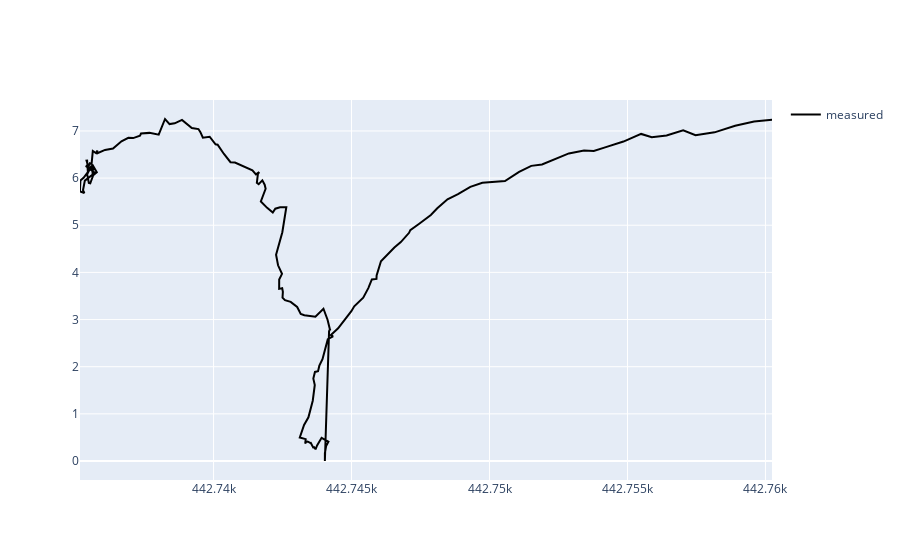

Notebook source saved alongside this figure:
### Code cell
# plot x vs velocity

fig = go.Figure()

fig.add_trace(
    go.Scatter(
        x=veh_df.utm_x,
        y=veh_df.f32_velocityInDir_mps,
        mode="lines",
        opacity=1,
        line_color="black",
        name="measured",
        showlegend=True,
    )
)

### Figure 1 — Plotly figure (JSON) as saved in the notebook; plotly's stock layout.template omitted (floating-point values rounded to 4 significant figures; data arrays with more than 128 entries replaced by an {"elided": "..."} marker saying what was removed)
{"data": [{"line": {"color": "black"}, "mode": "lines", "name": "measured", "opacity": 1, "showlegend": true, "type": "scatter", "x": {"elided": "888 float values"}, "y": {"elided": "888 float values"}}], "layout": {}}
